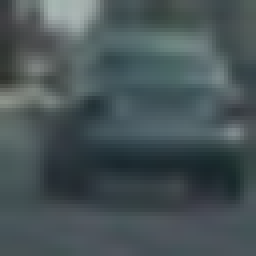
#> input picture term-1/P5_VehicleDetectionTracking_HOG/vehicles/GTI_Far/image0027.png, 64 x 64 px (shown 4 times larger); its folder holds 3 pictures in this run
$ jupyter execute --allow-errors vehicle_detection.ipynb   (shell and % lines are left out)   (older library calls are emulated)
#> lines starting #> are read from the running program, lines starting #| are printed output that depends on the picture; after the words box and inside, x2 and y2 are one past the last pixel; in counts of white or black regions, pixels touching at a corner belong together
# Vehicle Detection Project

The goals / steps of this project are the following:
- Perform a Histogram of Oriented Gradients (HOG) feature extraction on a labeled training set of images and train a classifier Linear SVM classifier
- Apply a color transform and append binned color features, as well as histograms of color, to the HOG feature vector.
- Normalize features and randomize a selection for training and testing.
- Implement a sliding-window technique and use the trained classifier to search for vehicles in images.
- Run the pipeline on a video stream (first on the test_video.mp4 and later on full project_video.mp4) and create a heat map of recurring detections frame by frame to reject outliers and follow detected vehicles.
- Estimate a bounding box for vehicles detected.

## 1. HOG

[cell 1]
import numpy as np
import cv2
import glob
import time
import collections

import matplotlib.image as mpimg
import matplotlib.pyplot as plt

from sklearn.svm import LinearSVC
from sklearn.preprocessing import StandardScaler
from sklearn.model_selection import train_test_split

from skimage.feature import hog

from scipy.ndimage.measurements import label

from moviepy.video.io.VideoFileClip import VideoFileClip

### 1.1 Read in training data

[cell 2]
# Read in cars and notcars
cars = glob.glob('vehicles/*/*.png')
notcars = glob.glob('non-vehicles/*/*.png')

# Check that arrays are not empty
print(cars[0])
#> (the rest of this cell did not finish here and is left out)

### 1.2 Histogram of Oriented Gradients (HOG), Color histogram

[cell 3]
# Define a function to return HOG features and visualization
def get_hog_features(img, orient, pix_per_cell, cell_per_block,
                     vis=True, feature_vec=True):
    # Call with two outputs if vis==True
    if vis == True:
        features, hog_image = hog(img, orientations=orient,
                                  pixels_per_cell=(pix_per_cell, pix_per_cell),
                                  cells_per_block=(cell_per_block, cell_per_block),
                                  transform_sqrt=True,
                                  visualise=vis, feature_vector=feature_vec)
        return features, hog_image
    # Otherwise call with one output
    else:
        features = hog(img, orientations=orient,
                       pixels_per_cell=(pix_per_cell, pix_per_cell),
                       cells_per_block=(cell_per_block, cell_per_block),
                       transform_sqrt=True,
                       visualise=vis, feature_vector=feature_vec)
        return features

# Define a function to compute binned color features
def bin_spatial(img, size=(32, 32)):
    # Use cv2.resize().ravel() to create the feature vector
    features = cv2.resize(img, size).ravel()
    # Return the feature vector
    return features


# Define a function to compute color histogram features
# NEED TO CHANGE bins_range if reading .png files with mpimg!
def color_hist(img, nbins=32, bins_range=(0, 256)):
    # Compute the histogram of the color channels separately
    channel1_hist = np.histogram(img[:, :, 0], bins=nbins, range=bins_range)
    channel2_hist = np.histogram(img[:, :, 1], bins=nbins, range=bins_range)
    channel3_hist = np.histogram(img[:, :, 2], bins=nbins, range=bins_range)
    # Concatenate the histograms into a single feature vector
    hist_features = np.concatenate((channel1_hist[0], channel2_hist[0], channel3_hist[0]))
    # Return the individual histograms, bin_centers and feature vector
    return hist_features

[cell 4]
# Define a function to extract features from a list of images
# Have this function call bin_spatial() and color_hist()
def extract_features(imgs, color_space='RGB', spatial_size=(32, 32),
                     hist_bins=32, orient=9,
                     pix_per_cell=8, cell_per_block=2, hog_channel=0,
                     spatial_feat=True, hist_feat=True, hog_feat=True):
    # Create a list to append feature vectors to
    features = []
    # Iterate through the list of images
    for file in imgs:
        file_features = []
        # Read in each one by one
        image = mpimg.imread(file)
        # apply color conversion if other than 'RGB'
        if color_space != 'RGB':
            if color_space == 'HSV':
                feature_image = cv2.cvtColor(image, cv2.COLOR_RGB2HSV)
            elif color_space == 'LUV':
                feature_image = cv2.cvtColor(image, cv2.COLOR_RGB2LUV)
            elif color_space == 'HLS':
                feature_image = cv2.cvtColor(image, cv2.COLOR_RGB2HLS)
            elif color_space == 'YUV':
                feature_image = cv2.cvtColor(image, cv2.COLOR_RGB2YUV)
            elif color_space == 'YCrCb':
                feature_image = cv2.cvtColor(image, cv2.COLOR_RGB2YCrCb)
        else:
            feature_image = np.copy(image)

        if spatial_feat == True:
            spatial_features = bin_spatial(feature_image, size=spatial_size)
            file_features.append(spatial_features)
        if hist_feat == True:
            # Apply color_hist()
            hist_features = color_hist(feature_image, nbins=hist_bins)
            file_features.append(hist_features)
        if hog_feat == True:
            # Call get_hog_features() with vis=False, feature_vec=True
            if hog_channel == 'ALL':
                hog_features = []
                for channel in range(feature_image.shape[2]):
                    hog_feature = get_hog_features(feature_image[:, :, channel],
                                                   orient, pix_per_cell, cell_per_block,
                                                   vis=False, feature_vec=True)
                    hog_features.append(hog_feature)
                hog_features = np.ravel(hog_features)
            else:
                hog_features = get_hog_features(feature_image[:, :, hog_channel], orient,
                                                pix_per_cell, cell_per_block, vis=False, feature_vec=True)
            # Append the new feature vector to the features list
            file_features.append(hog_features)
        features.append(np.concatenate(file_features))
    # Return list of feature vectors
    return features

### 1.3 Fix HOG parameters

[cell 5]
color_space = 'YCrCb' # Can be RGB, HSV, LUV, HLS, YUV, YCrCb
orient = 8  # HOG orientations
pix_per_cell = 8 # HOG pixels per cell
cell_per_block = 2 # HOG cells per block
hog_channel = "ALL" # Can be 0, 1, 2, or "ALL"
spatial_size = (32, 32) # Spatial binning dimensions
hist_bins = 16    # Number of histogram bins
spatial_feat = True # Spatial features on or off
hist_feat = True # Histogram features on or off
hog_feat = True # HOG features on or off

#### Q1.1 Explain how you extracted HOG features from the training images.

I start by reading in the images of cars and non-cars from the dataset provided for this project. Examples of both types of images are shown below:

[cell 6]
car_image = mpimg.imread(cars[0])
#> car_image is the input picture: shape (64, 64, 3) float32; mean R, G, B 0.28, 0.329, 0.34
#> (the rest of this cell did not finish here and is left out)

Then I use the functions from the lesson `get_hog_features`, `bin_spatial`, `color_hist` and `extract_features` to extract the HOG features as well as color histogram features using the parameters fixed below. The extracted features for HOG and color histogram are then brought to the same scale using the sklearn function `StandardScaler`.

As an example, HOG features for the 'R' channel of the above two sample images are plotted below.

[cell 7]
_, hog_car_image = get_hog_features(car_image[:,:,0], orient, pix_per_cell, cell_per_block)
#> in get_hog_features, `features, hog_image = hog(img, orientations=orient, pixels_per_cell=(p..`: features = 1568 values, max 0.602 at index 1412, min 0 at index 3, mean 0.127
#> in get_hog_features, `features, hog_image = hog(img, orientations=orient, pixels_per_cell=(p..`:
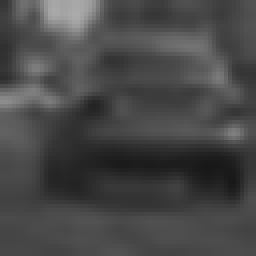
#> img: shape (64, 64) float32 (shown 4 times larger); min 0.0941, max 0.671, mean 0.28
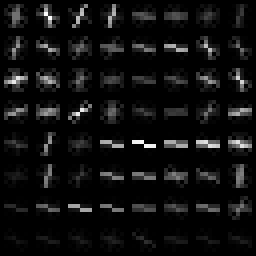
#> hog_car_image: shape (64, 64) float32 (shown 4 times larger); min 0, max 0.0555, mean 0.0034; drawn with min black and max white
#> (the rest of this cell did not finish here and is left out)

#### Q1.2. Explain how you settled on your final choice of HOG parameters.

Most of the HOG parameters like `orient`, `pix_per_cell`, `cell_per_block`, etc. are left unchanged from the lesson, since their tweaking didn't impact the result much. However, modifying the `color_space` to 'YCrCb' improved the result. To illustrate, the HOG features for the `Cr` channel of the above two images, respectively, are plotted below:

[cell 8]
car_image = cv2.cvtColor(car_image, cv2.COLOR_RGB2YCrCb)
#> car_image: shape (64, 64, 3) float32; mean of channels 0, 1, 2 0.316, 0.475, 0.514
#> (the rest of this cell did not finish here and is left out)

### 1.4 Extract and Scale features

[cell 9]
# Extract features
car_features = extract_features(cars, color_space=color_space,
                        spatial_size=spatial_size, hist_bins=hist_bins,
                        orient=orient, pix_per_cell=pix_per_cell,
                        cell_per_block=cell_per_block,
                        hog_channel=hog_channel, spatial_feat=spatial_feat,
                        hist_feat=hist_feat, hog_feat=hog_feat)
#> in bin_spatial, `features = cv2.resize(img, size).ravel()`: features = 3072 values, max 0.696 at index 123, min 0.136 at index 2094, mean 0.435
#> in extract_features, `spatial_features = bin_spatial(feature_image, size=spatial_size)`: spatial_features has the same summary as features in bin_spatial
#> in color_hist, `hist_features = np.concatenate((channel1_hist[0], channel2_hist[0], ch..`: hist_features = 48 values, max 4096 at index 0, min 0 at index 1, mean 256
#> after the loop in extract_features, `for channel in range(feature_image.shape[2]):`: hog_features = 3 items
#> in extract_features, `hog_features = np.ravel(hog_features)`: hog_features = 4704 values, max 0.535 at index 1412, min 0 at index 9, mean 0.141
notcar_features = extract_features(notcars, color_space=color_space,
                        spatial_size=spatial_size, hist_bins=hist_bins,
                        orient=orient, pix_per_cell=pix_per_cell,
                        cell_per_block=cell_per_block,
                        hog_channel=hog_channel, spatial_feat=spatial_feat,
                        hist_feat=hist_feat, hog_feat=hog_feat)

#> (the rest of this cell did not finish here and is left out)

### 1.5 Split into Training and Test sets

#> (a cell that did not finish here is left out)

### 1.6 Train classifier

[cell 11]
# Use a linear SVC
svc = LinearSVC()
# Check the training time for the SVC
t=time.time()
#> (the rest of this cell did not finish here and is left out)

#### Q1.3. Describe how you trained a classifier using your selected HOG features (and color features if you used them).

For training, as usual, I split the scaled data into training and test sets using the sklearn function `train_test_split` which also ensures that the data is randomly shuffled before split. Then, the classifier `LinearSVC` from sklearn is used for training without modifying the default parameters.

### 2. Sliding Window Search

[cell 12]
## 2. Implement a sliding-window technique and use your trained classifier to search for vehicles in images.
def slide_window(img, x_start_stop=[None, None], y_start_stop=[None, None],
                 xy_window=(64, 64), xy_overlap=(0.5, 0.5), polygon_mask=None):

    # If x and/or y start/stop positions not defined, set to image size
    if x_start_stop[0] == None:
        x_start_stop[0] = 0
    if x_start_stop[1] == None:
        x_start_stop[1] = img.shape[1]
    if y_start_stop[0] == None:
        y_start_stop[0] = 0
    if y_start_stop[1] == None:
        y_start_stop[1] = img.shape[0]

    # Compute the span of the region to be searched
    xspan = x_start_stop[1] - x_start_stop[0]
    yspan = y_start_stop[1] - y_start_stop[0]

    # Compute the number of pixels per step in x/y
    nx_pix_per_step = np.int(xy_window[0] * (1 - xy_overlap[0]))
    ny_pix_per_step = np.int(xy_window[1] * (1 - xy_overlap[1]))

    # Compute the number of windows in x/y
    nx_windows = np.int(xspan / nx_pix_per_step) - 1
    ny_windows = np.int(yspan / ny_pix_per_step) - 1

    # Initialize a list to append window positions to
    window_list = []

    # Loop through finding x and y window positions
    # Note: you could vectorize this step, but in practice
    # you'll be considering windows one by one with your
    # classifier, so looping makes sense
    for ys in range(ny_windows):
        for xs in range(nx_windows):
            # Calculate window position
            startx = xs * nx_pix_per_step + x_start_stop[0]
            endx = startx + xy_window[0]
            starty = ys * ny_pix_per_step + y_start_stop[0]
            endy = starty + xy_window[1]

            if polygon_mask is not None:
                if polygon_mask[int(starty)][int(startx)] > 0:
                    # Append window position to list
                    window_list.append(((startx, starty), (endx, endy)))
            else:
                window_list.append(((startx, starty), (endx, endy)))
    # Return the list of windows
    return window_list

[cell 13]
# Define a function to extract features from a single image window
# This function is very similar to extract_features()
# just for a single image rather than list of images
# [46 lines left out: function single_img_features, not called in this run]

[cell 14]
# Define a function you will pass an image
# and the list of windows to be searched (output of slide_windows())
# [29 lines left out: function search_windows, not called in this run]

[cell 15]
# Define a function to draw bounding boxes
# [9 lines left out: function draw_boxes, not called in this run]

### 2.1 Fix Test Image

[cell 16]
image = mpimg.imread('test_images/test5.jpg')
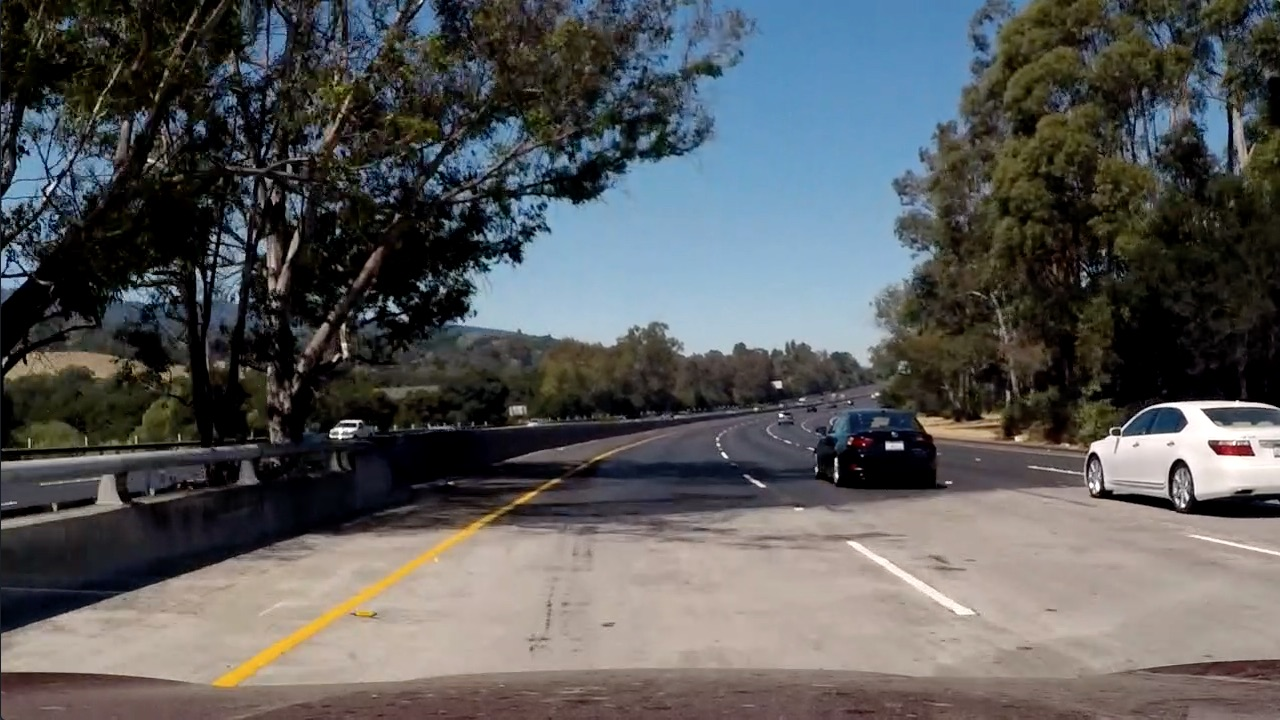
#> input picture term-1/P5_VehicleDetectionTracking_HOG/test_images/test5.jpg, 1280 x 720 px
#> image is the input picture: shape (720, 1280, 3); mean R, G, B 88.5, 89.3, 89.8
draw_image = np.copy(image)
image = image.astype(np.float32)/255

### 2.2 Fix Sliding Search Parameters

[cell 17]
mask = np.zeros_like(image[:,:,0])
#> mask: shape (720, 1280) float32; every value is 0
vertices = np.array([[(700,400),(1000,720),(1280,720),(1280,400)]])
mask = cv2.fillPoly(mask, vertices, 1)
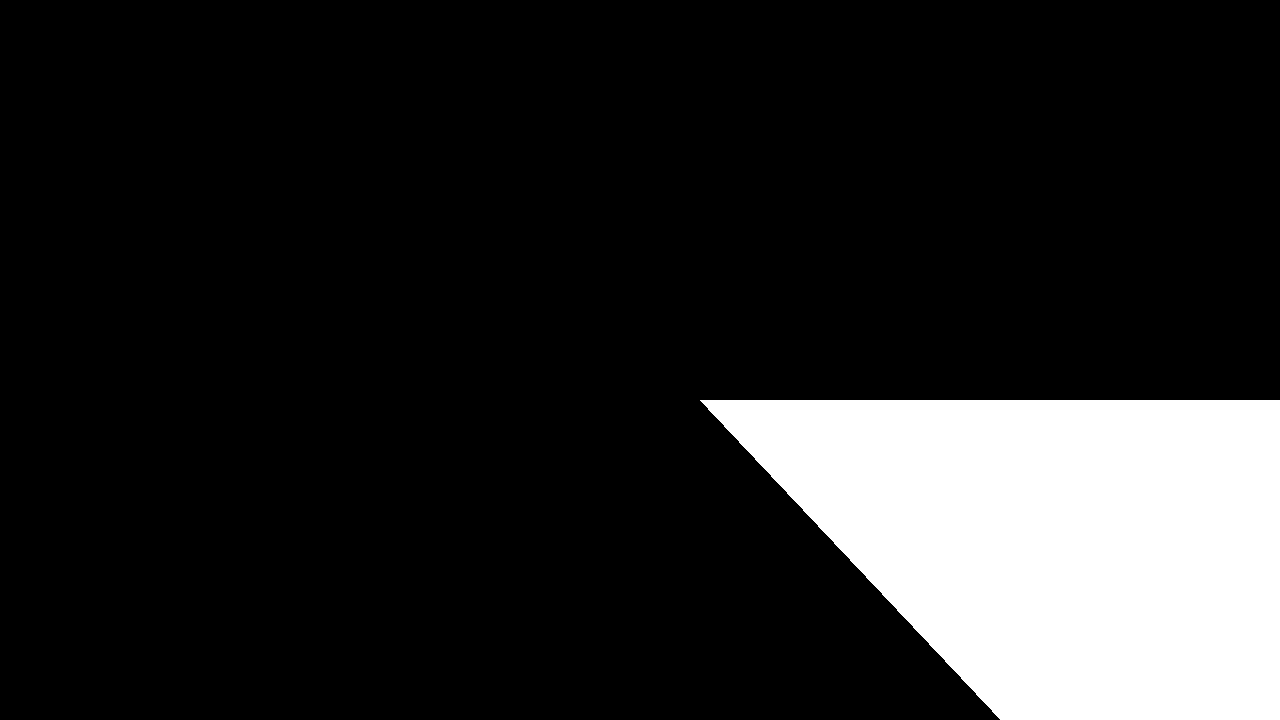
#> mask: shape (720, 1280) float32; values 0 (black) and 1 (white), 14.9% white; 1 white region, box (x1, y1, x2, y2) and area: (700, 400, 1280, 720) 137600
plt.imshow(mask, cmap="gray")

[cell 18]
window_sizes = [ 64, 96, 128]

y_start_stop = [ [400, 650], [430, 680], [470, 720]]

windows = []
for i in range(len(window_sizes)):
   windows += slide_window(
       image, x_start_stop=[None, None], y_start_stop=y_start_stop[i],
       xy_window=(window_sizes[i], window_sizes[i]), xy_overlap=(0.8, 0.8), polygon_mask = mask
   )
